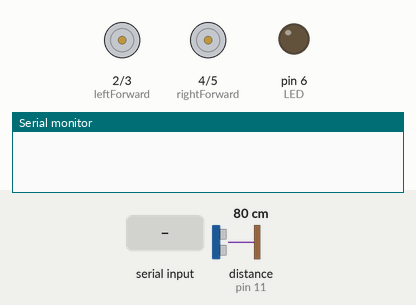
Simulated run of this sketch. Board: Arduino Uno, built with avr-gcc and run on an emulated ATmega328P. Shown: motor-driver pin pairs drawn as motors (green arrow = first pin HIGH = forward, orange = second pin HIGH = backward, longer = more drive), output pins drawn as LEDs (lit = HIGH), the last lines printed to the serial monitor. The test bench sets the inputs (shaded band); at power-on: distance to the obstacle (sensor on pin 11) 80 cm. The echo pulse lasts 58.3 µs per cm; pins used as bus, display or sensor lines are not drawn.

Above: at 1.2 s.
1.3 s: "auto" received over Serial
At 2.2 s:
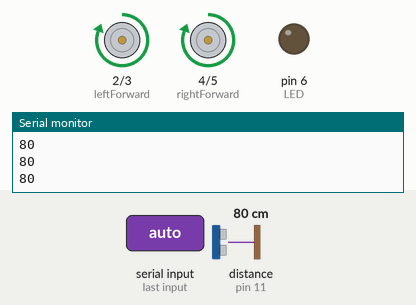
2.8 s: distance to the obstacle (sensor on pin 11) set to 44 cm
4.3 s: distance to the obstacle (sensor on pin 11) set to 37 cm
At 5.4 s:
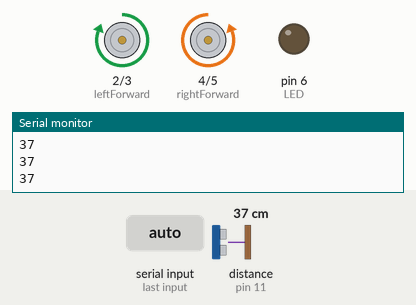
5.8 s: "left" received over Serial
At 6.8 s:
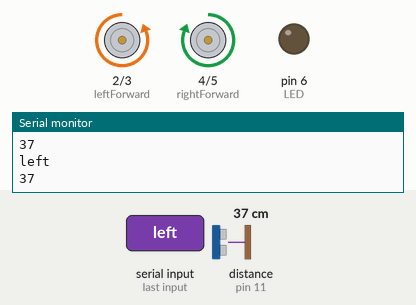
7.3 s: "backward" received over Serial
At 8.1 s:
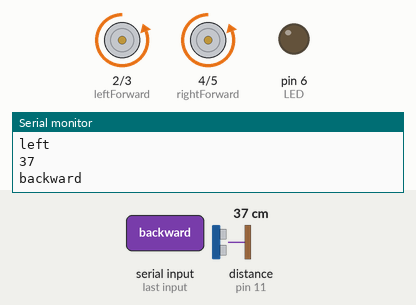
Timing chart, 0 to 9.8 s (numbered marks = the images above; inputs shaded):
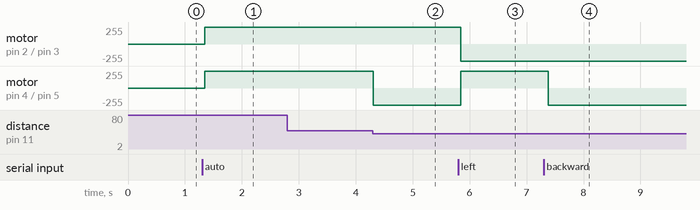

The sketch:

obstacle_avoider.ino
```cpp
const int trig = 12;
const int echo = 11;
const int leftForward = 2;
const int leftBackward = 3;
const int rightForward = 4;
const int rightBackward = 5;
const int LED = 6;
const int sensorValue = analogRead(A0);
int otomat=0;

void setup() //Setup System
{
    pinMode(trig , OUTPUT);
    pinMode(echo , INPUT);
    pinMode(leftForward , OUTPUT);
    pinMode(leftBackward , OUTPUT);
    pinMode(rightForward , OUTPUT);
    pinMode(rightBackward , OUTPUT);
    pinMode(LED , OUTPUT);
    Serial.begin(9600);
}

void left() //Belok left
{
    digitalWrite(leftForward , HIGH);
    digitalWrite(leftBackward , LOW);
    digitalWrite(rightForward , LOW);
    digitalWrite(rightBackward , HIGH);
}

void right() // Belok right
{
    digitalWrite(leftForward , LOW);
    digitalWrite(leftBackward , HIGH);
    digitalWrite(rightForward , HIGH);
    digitalWrite(rightBackward , LOW);
}

void forward()
{
    digitalWrite(leftForward , HIGH);
    digitalWrite(leftBackward , LOW);
    digitalWrite(rightForward , HIGH);
    digitalWrite(rightBackward , LOW);
}

void backward()
{
    digitalWrite(leftForward , LOW);
    digitalWrite(leftBackward , HIGH);
    digitalWrite(rightForward , LOW);
    digitalWrite(rightBackward , HIGH);
}

void berhenti()
{
    digitalWrite(leftForward , LOW);
    digitalWrite(leftBackward , LOW);
    digitalWrite(rightForward , LOW);
    digitalWrite(rightBackward , LOW);
}

void voltage()
{
    // Convert the analog reading (which goes from 0 - 1023) to a voltage (0 - 5V):
    float voltage = sensorValue * (5.0 / 1023.0);
    // print out the value you read:
    Serial.println(voltage);
    if (voltage<9) { digitalWrite(LED , HIGH);} else { digitalWrite(LED , LOW);}
}

void autom()
{
     int duration = 0;
     int distance = 0;
     digitalWrite(trig, LOW);
     delayMicroseconds(2);
     digitalWrite(trig, HIGH);
     delayMicroseconds(10);
     digitalWrite(trig, LOW);
     duration = pulseIn(echo, HIGH);
     distance = duration / 58.2;
     Serial.println(distance);
     if ( distance < 40 || distance > 400 )
     {
        left();
     }
     else
     {
        forward();
     }
}

void loop()
{
    String string= "";
    if(string.length()>0) Serial.println(" ");
    string = "";
    char command;
    if (Serial.available() > 0)
    {
      while(Serial.available() > 0)
      {
        command = ((byte)Serial.read());
        string += command;
        delay(10);
      }
      Serial.println(string);
    }

   if (otomat==1) autom();
   if (string=="auto") otomat=1;

   if(string == "forward")  {
      forward();
      otomat =0;
   }

   if(string == "left")  {
      right();
      otomat =0;
   }

   if(string == "right")  {
      for(int i=0; i<100;i++){
      left();
      otomat =0;}
   }

   if(string == "stop")  {
      berhenti();
      otomat =0;
   }

   if(string == "backward")  {
      backward();
      otomat =0;
   }
}
```

Measured:
- the behaviour switches between 40 and 39 cm on distance to the obstacle (sensor on pin 11) (found by bisection; images 1 and 2)
- after the input at 1.3 s, motor on pin 2 (leftForward) / pin 3 (leftBackward), motor on pin 4 (rightForward) / pin 5 (rightBackward): stopped → forward 255/255 after 0.05 s
- after the input at 4.3 s, motor on pin 4 (rightForward) / pin 5 (rightBackward): forward 255/255 → backward 255/255 at once
- after the input at 5.8 s, motor on pin 2 (leftForward) / pin 3 (leftBackward): forward 255/255 → backward 255/255 after 0.05 s; motor on pin 4 (rightForward) / pin 5 (rightBackward): backward 255/255 → forward 255/255 after 0.05 s
- after the input at 7.3 s, motor on pin 4 (rightForward) / pin 5 (rightBackward): forward 255/255 → backward 255/255 after 0.08 s
